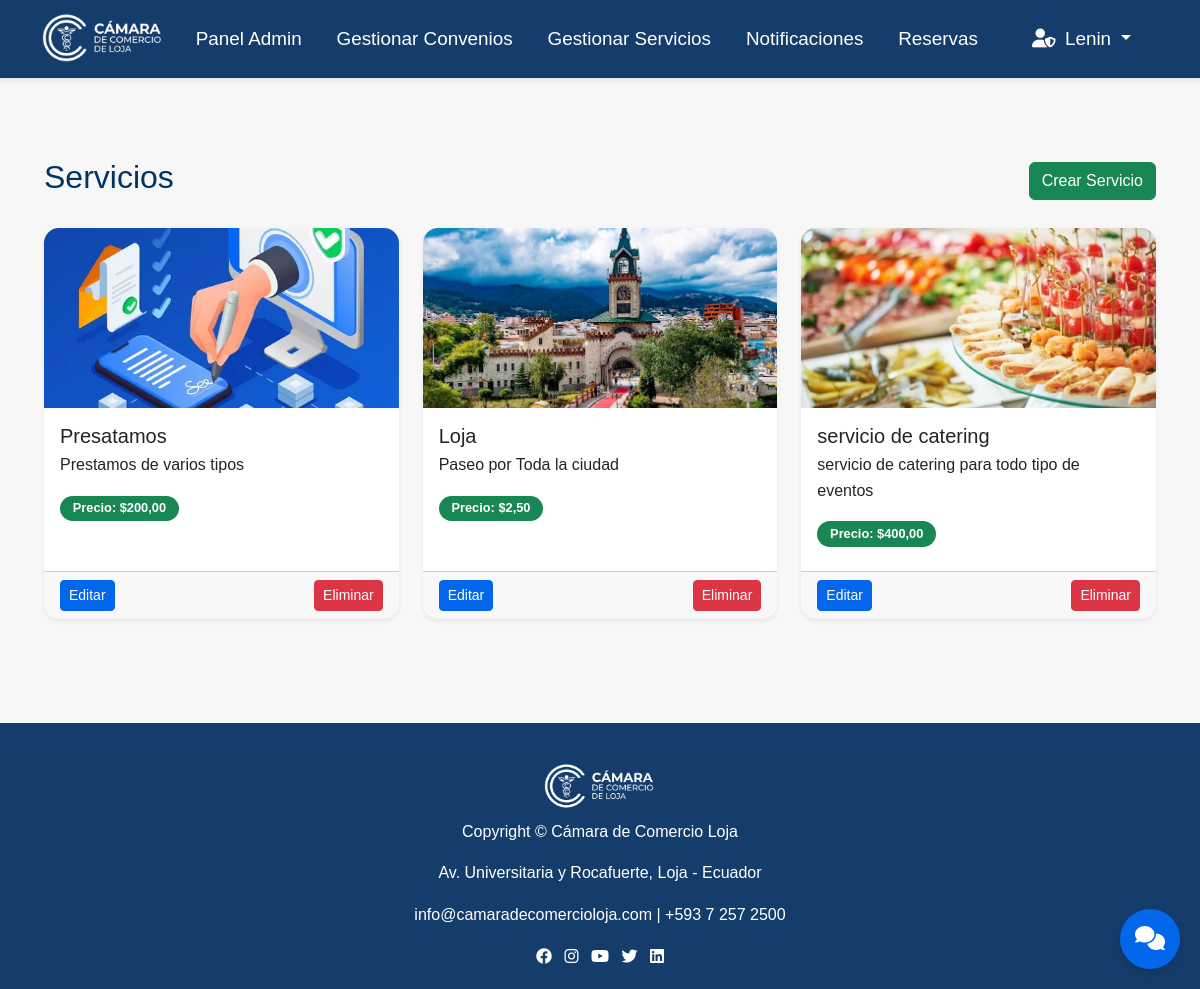
Page /admin-servicios/ (signed in) on the committed database.
### camara/models.py (models this page shows, shortened)
class Usuario(AbstractUser):
    TIPO_USUARIO_CHOICES = [
        ('socio', 'Socio'),
        ('visitante', 'Visitante'),
        ('empresa', 'Empresa'),
    ]
    nombre = models.CharField(max_length=255)
    tipo_usuario = models.CharField(max_length=10, choices=TIPO_USUARIO_CHOICES)
    cedula = models.CharField(max_length=20, unique=True, null=True, blank=True)
    email = models.EmailField(unique=True)
    telefono = models.CharField(max_length=20, null=True, blank=True)
    red_social_preferida = models.CharField(max_length=100, null=True, blank=True)
    aprobado = models.BooleanField(default=False)
    debe_cambiar_contrasena = models.BooleanField(default=False)
    fecha_contrasena_temporal = models.DateTimeField(null=True, blank=True)
    groups = models.ManyToManyField(
        Group,
        related_name='usuario_set',
        blank=True,
        help_text='The groups this user belongs to.',
        verbose_name='groups'
    )
    user_permissions = models.ManyToManyField(
        Permission,
        related_name='usuario_set',
        blank=True,
        help_text='Specific permissions for this user.',
        verbose_name='user permissions'
    )

class Servicio(models.Model):
    nombre = models.CharField(max_length=255)
    descripcion = models.TextField(null=True, blank=True)
    precio = models.DecimalField(max_digits=10, decimal_places=2, null=True, blank=True)
    imagen = models.ImageField(upload_to='servicios/', null=True, blank=True)  # Nuevo campo imagen

### camara/views.py (the view)
# urls.py: path('admin-servicios/', views.admin_servicios_list, name='admin_servicios_list'),
@admin_required
def admin_servicios_list(request):
    servicios = Servicio.objects.all()
    return render(request, 'adminview/servicios_list.html', {'servicios': servicios})

### camara/views.py (called while the page is built)
def admin_required(view_func):
    return user_passes_test(lambda u: u.is_authenticated and (u.is_superuser or u.is_staff), login_url='/login/')(view_func)

### camara/template/adminview/servicios_list.html (shortened to what this page needs)
{% extends "master.html" %}
{% block content %}
<div class="container mt-5">
    <div class="d-flex justify-content-between align-items-center mb-4">
        <h2>Servicios</h2>
        <a href="{% url 'admin_servicio_create' %}" class="btn btn-success">Crear Servicio</a>
    </div>
    <div class="row">
        {% for servicio in servicios %}
        <div class="col-md-4 mb-4">
            <div class="card h-100 shadow-sm">
                {% if servicio.imagen %}
                <img src="{{ servicio.imagen.url }}" class="card-img-top" style="height:180px;object-fit:cover;">
                {% else %}
                <div class="card-img-top bg-light d-flex align-items-center justify-content-center" style="height:180px;">
                    <span class="text-muted">Sin imagen</span>
                </div>
                {% endif %}
                <div class="card-body">
                    <h5 class="card-title mb-1">{{ servicio.nombre }}</h5>
                    <p class="card-text">{{ servicio.descripcion }}</p>
                    {% if servicio.precio %}
                    <div class="mb-2">
                        <span class="badge bg-success">Precio: ${{ servicio.precio }}</span>
                    </div>
                    {% endif %}
                </div>
                <div class="card-footer d-flex justify-content-between">
                    <a href="{% url 'admin_servicio_edit' servicio.pk %}" class="btn btn-primary btn-sm">Editar</a>
                    <button type="button" class="btn btn-danger btn-sm btn-eliminar-servicio" data-id="{{ servicio.pk }}" data-nombre="{{ servicio.nombre }}">Eliminar</button>
                </div>
            </div>
        </div>
        {% empty %}
        <div class="col-12">
            <div class="alert alert-info text-center">No hay servicios registrados.</div>
        </div>
        {% endfor %}
    </div>
</div>
{% endblock %}

### camara/template/master.html (shortened to what this page needs)
{% load static %}
<!DOCTYPE html>
<html lang="es">
<head>
    <link href="https://cdn.jsdelivr.net/npm/bootstrap@5.3.0/dist/css/bootstrap.min.css" rel="stylesheet">
    <link href="https://cdnjs.cloudflare.com/ajax/libs/font-awesome/6.0.0/css/all.min.css" rel="stylesheet">
    <link rel="stylesheet" href="{% static 'css/style.css' %}">
    <link rel="stylesheet" href="{% static 'css/Formularios.css' %}">
    <link rel="stylesheet" href="{% static 'css/admin.css' %}">
    <link rel="stylesheet" href="{% static 'css/afiliacion_detalle.css' %}">
    <link rel="stylesheet" href="{% static 'css/registro.css' %}">
    <link rel="stylesheet" href="{% static 'css/home.css' %}">
</head>
<body>
    <nav class="navbar navbar-expand-lg navbar-custom">
        <div class="container">
            <a class="navbar-brand" href="{% url 'home' %}">
                <img src="{% static 'img/logo2.png' %}" alt="Logo" class="logo-img me-2"
                    style="height:52px;vertical-align:middle;">
            </a>
            <div class="collapse navbar-collapse" id="navbarNav">
                <ul class="navbar-nav me-auto">
                    {% if user.is_authenticated and user.is_superuser %}
                    <li class="nav-item">
                        <a class="nav-link" href="{% url 'admin_home' %}">Panel Admin</a>
                    </li>
                    <li class="nav-item">
                        <a class="nav-link" href="{% url 'admin_convenios_list' %}">Gestionar Convenios</a>
                    </li>
                    <li class="nav-item">
                        <a class="nav-link" href="{% url 'admin_servicios_list' %}">Gestionar Servicios</a>
                    </li>
                    <li class="nav-item">
                        <a class="nav-link" href="{% url 'admin_notificacion' %}">Notificaciones</a>
                    </li>
                    <li class="nav-item">
                        <a class="nav-link" href="{% url 'admin_reservas_list' %}">Reservas</a>
                    </li>
                    {% endif %}
                </ul>
                <ul class="navbar-nav align-items-center flex-row">
                    {% if user.is_authenticated %}
                        {% if user.is_superuser or user.is_staff %}
                            <li class="nav-item dropdown">
                                <a class="nav-link dropdown-toggle" href="#" id="navbarDropdownAdmin" role="button"
                                    data-bs-toggle="dropdown">
                                    <i class="fas fa-user-shield me-1"></i>
                                    {% if user.nombre %}
                                        {{ user.nombre }}
                                    {% elif user.first_name %}
                                        {{ user.first_name }}
                                    {% else %}
                                        {{ user.username }}
                                    {% endif %}
                                </a>
                            </li>
                        {% endif %}
                    {% endif %}
                </ul>
            </div>
        </div>
    </nav>
    <main>
        {% block content %}{% endblock %}
    </main>
    <footer class="footer mt-5">
        <div class="container text-center">
            <img src="{% static 'img/logo2.png' %}" alt="Cámara de Comercio Loja" height="48" class="mb-2">
            <p>Copyright © {{ now|date:"Y" }} Cámara de Comercio Loja</p>
            <p>Av. Universitaria y Rocafuerte, Loja - Ecuador</p>
            <p>
                <a href="mailto:info@camaradecomercioloja.com">info@camaradecomercioloja.com</a> |
                <a href="tel:+59372572500">+593 7 257 2500</a>
            </p>
            <div>
                <a href="https://www.facebook.com/camaraloja" target="_blank" class="me-2"><i
                        class="fa-brands fa-facebook"></i></a>
                <a href="https://www.instagram.com/camara_loja/" target="_blank" class="me-2"><i
                        class="fa-brands fa-instagram"></i></a>
                <a href="https://www.youtube.com/@camaradecomercioloja" target="_blank" class="me-2"><i
                        class="fa-brands fa-youtube"></i></a>
                <a href="https://twitter.com/CamaraLoja" target="_blank" class="me-2"><i
                        class="fa-brands fa-twitter"></i></a>
                <a href="https://www.linkedin.com" target="_blank"><i class="fa-brands fa-linkedin"></i></a>
            </div>
        </div>
    </footer>
    <button id="chatbot-toggle" class="chatbot-toggle" title="Asistente Virtual">
        <i class="fas fa-comments"></i>
    </button>
</body>
</html>

### camara/static/css/style.css (style rules this page uses)
:root { --color-logo: #153D6C; --color-azul-brillante: #0367EC; --color-dorado: #B48314; --color-amarillo-claro: #F1DB62; --color-blanco: #FFFFFF; --color-gris-claro: #F8F9FA; --color-gris: #6C757D; --color-oscuro: #212529; }
* { margin: 0; padding: 0; box-sizing: border-box; }
body { font-family: 'Segoe UI', Tahoma, Geneva, Verdana, sans-serif; line-height: 1.6; color: var(--color-oscuro); background-color: var(--color-gris-claro); }
body { font-family: Arial, sans-serif; background: #f7f7f7; margin: 0; padding: 0; }
nav a { color: #fff; margin-right: 1em; text-decoration: none; }
main { padding: 2em; }
footer { background: #003366; color: #fff; text-align: center; padding: 1em; }
h2 { color: #003366; }
.navbar-brand { font-size: 1.5rem !important; font-weight: bold; color: var(--color-logo) !important; }
.navbar-custom { background-color: #153D6C !important; box-shadow: 0 2px 4px rgba(0,0,0,0.1); font-size: 1.25rem; }
.navbar-custom .navbar-nav .nav-link { color: #fff !important; font-weight: 500; font-size: 1.18rem; transition: color 0.3s ease; padding-top: 0.7rem; padding-bottom: 0.7rem; }
.btn-primary { background-color: var(--color-azul-brillante); border-color: var(--color-azul-brillante); transition: all 0.3s ease; }
.card { border: none; border-radius: 15px; box-shadow: 0 4px 6px rgba(0,0,0,0.1); transition: all 0.3s ease; overflow: hidden; }
.chatbot-toggle { position: fixed; bottom: 20px; right: 20px; background-color: var(--color-azul-brillante); color: var(--color-blanco); border: none; border-radius: 50%; width: 60px; height: 60px; font-size: 1.5rem; box-shadow: 0 4px 12px rgba(0,0,0,0.15); transition: all 0.3s ease; z-index: 1000; }
.fade-in-up { animation: fadeInUp 0.6s ease; }
.footer { background-color: var(--color-logo); color: var(--color-blanco); padding: 40px 0 20px; margin-top: 50px; }
.footer a { color: var(--color-blanco); text-decoration: none; transition: color 0.3s ease; }
.badge { font-size: 0.8em; padding: 0.5em 1em; border-radius: 20px; }

### camara/static/css/Formularios.css (style rules this page uses)
:root { --color-logo: #153D6C; --color-azul-brillante: #0367EC; --color-dorado: #B48314; --color-amarillo-claro: #F1DB62; --color-blanco: #FFFFFF; --color-gris-claro: #F8F9FA; --color-gris: #6C757D; --color-oscuro: #212529; }

### camara/static/css/afiliacion_detalle.css (style rules this page uses)
:root { --color-logo: #153D6C; --color-azul-brillante: #0367EC; --color-dorado: #B48314; --color-amarillo-claro: #F1DB62; --color-blanco: #FFFFFF; --color-gris-claro: #F8F9FA; --color-gris: #6C757D; --color-oscuro: #212529; }

### camara/static/css/registro.css (style rules this page uses)
:root { --color-logo: #153D6C; --color-azul: #0367EC; --color-dorado: #B48314; --color-amarillo: #F1DB62; --color-blanco: #fff; --color-gris-claro: #F8F9FA; --color-gris: #E9ECEF; }

### rows in the picture
Usuario: username "Lenin"
Servicio: imagen (picture), nombre "Presatamos", descripcion "Prestamos de varios tipos", precio "200,00"
Servicio: imagen (picture), nombre "Loja", descripcion "Paseo por Toda la ciudad", precio "2,50"
Servicio: imagen (picture), nombre "servicio de catering", descripcion "servicio de catering para todo tipo de eventos", precio "400,00"
